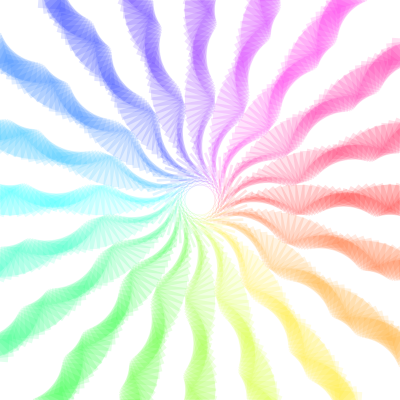
Frame 1 (no input)
Frame 60 (the mouse pressed at the canvas centre just before this capture): identical to frame 1, image omitted
Frame 120 (the mouse held since frame 60 and released just before this capture): identical to frame 1, image omitted

The Processing sketch that drew this single still picture (run headless with seeded random() and noise(); from frame 60 on, the mouse is pressed at the canvas centre):

// Processing sketch: processing_96154
// ── processing_96154.pde

int R = 10;
int val = 20;
float rad = 360/val;

int rect_w = 30;
int rect_h = rect_w;

void setup() {
  size(400, 400);
  colorMode(HSB, 360, 100, 100);
  background(360);
  smooth();

  noStroke();
  rectMode(CENTER);
}

void draw() {
  background(360);

  translate(width/2, height/2);
  for (int i = 0; i < 50;i++) {
    for (int j = 0; j < val; j++) {
      pushMatrix();
      translate((R+i*5)*cos(radians(rad*j)), (R+i*5)*sin(radians(rad*j)));
      rotate(radians(rad*j+i*10));
      fill(rad*j, 100, 100, 30);
      rect(0, 0, rect_w*abs(sin(radians(i))), rect_h);
      popMatrix();
    }
  }
}
